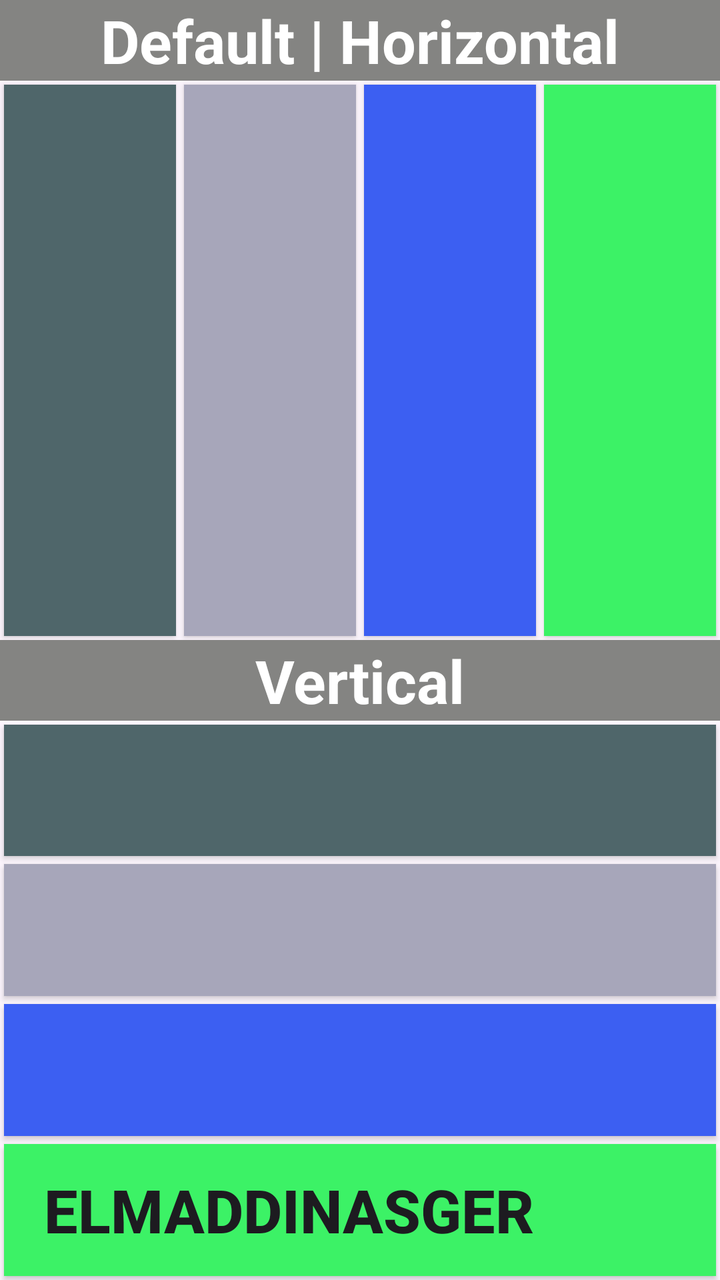
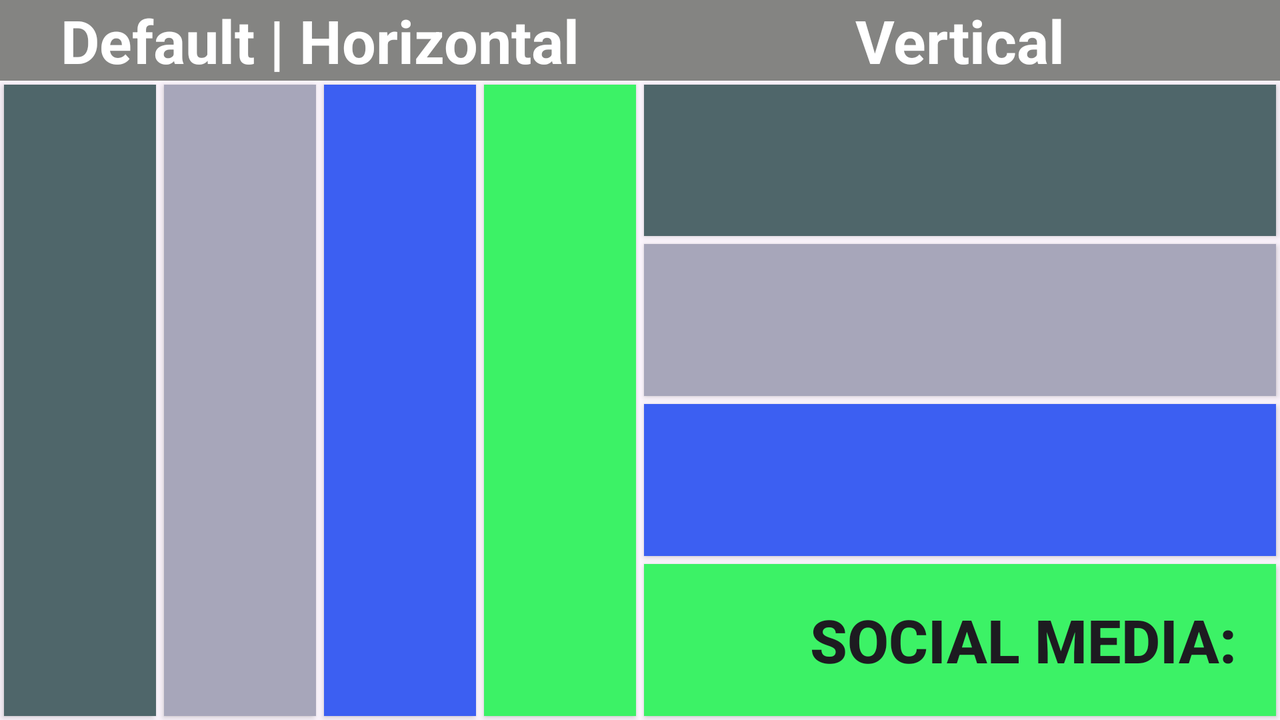

The same Android screen from two of the app's own layout files: first res/layout/ as a phone draws it, then the repository's variant for another configuration, drawn on a device whose configuration selects that folder. Both files follow.
<!-- AndroidManifest.xml: application theme Theme.AndroidForMedium -->
<!-- res/layout/activity_featured_image.xml -->
<?xml version="1.0" encoding="utf-8"?>
<LinearLayout xmlns:android="http://schemas.android.com/apk/res/android"
    android:layout_width="match_parent"
    android:layout_height="match_parent"
    android:orientation="vertical">

    <LinearLayout
        android:id="@+id/lnlLeft"
        android:layout_width="match_parent"
        android:layout_height="0dp"
        android:layout_weight="1"
        android:orientation="vertical">

        <TextView
            android:id="@+id/txtHorizontal"
            android:layout_width="match_parent"
            android:layout_height="wrap_content"
            android:text="Default | Horizontal"
            android:textAlignment="center"
            android:textColor="@color/white"
            android:textSize="30sp"
            android:textStyle="bold"
            android:background="#848482"
            />
        <LinearLayout
            android:layout_width="match_parent"
            android:layout_height="0dp"
            android:layout_weight="1"
            >
            <androidx.appcompat.widget.AppCompatButton
                android:id="@+id/firstButton"
                android:layout_width="0dp"
                android:layout_weight="1"
                android:layout_height="match_parent"
                android:background="#4F666A"
                android:layout_margin="2dp"/>

            <androidx.appcompat.widget.AppCompatButton
                android:id="@+id/secondButton"
                android:layout_width="0dp"
                android:layout_weight="1"
                android:layout_height="match_parent"
                android:background="#A7A6BA"
                android:layout_margin="2dp"/>

            <androidx.appcompat.widget.AppCompatButton
                android:id="@+id/thirdButton"
                android:layout_width="0dp"
                android:layout_weight="1"
                android:layout_height="match_parent"
                android:background="#3c5ff2"
                android:layout_margin="2dp"/>

            <androidx.appcompat.widget.AppCompatButton
                android:id="@+id/fourthButton"
                android:layout_width="0dp"
                android:layout_weight="1"
                android:layout_height="match_parent"
                android:background="#3cf266"
                android:layout_margin="2dp"/>
        </LinearLayout>

    </LinearLayout>

    <LinearLayout
        android:id="@+id/lnlRight"
        android:layout_width="match_parent"
        android:layout_height="0dp"
        android:layout_weight="1"
        android:orientation="vertical">
        <TextView
            android:id="@+id/txtVertical"
            android:layout_width="match_parent"
            android:layout_height="wrap_content"
            android:text="Vertical"
            android:textAlignment="center"
            android:textColor="@color/white"
            android:textSize="30sp"
            android:textStyle="bold"
            android:background="#848482"
            />
        <LinearLayout
            android:layout_width="match_parent"
            android:layout_height="0dp"
            android:layout_weight="1"
            android:orientation="vertical"
            >
            <androidx.appcompat.widget.AppCompatButton
                android:id="@+id/fifthButton"
                android:layout_width="match_parent"
                android:layout_height="0dp"
                android:layout_weight="1"
                android:background="#4F666A"
                android:layout_margin="2dp"/>

            <androidx.appcompat.widget.AppCompatButton
                android:id="@+id/sixthButton"
                android:layout_width="match_parent"
                android:layout_height="0dp"
                android:layout_weight="1"
                android:background="#A7A6BA"
                android:layout_margin="2dp"/>

            <androidx.appcompat.widget.AppCompatButton
                android:id="@+id/seventhButton"
                android:layout_width="match_parent"
                android:layout_height="0dp"
                android:layout_weight="1"
                android:background="#3c5ff2"
                android:layout_margin="2dp"/>

            <androidx.appcompat.widget.AppCompatButton
                android:id="@+id/eighthButton"
                android:layout_width="match_parent"
                android:layout_height="0dp"
                android:layout_weight="1"
                android:background="#3cf266"
                android:layout_margin="2dp"
                android:text="ElmaddinAsger"
                android:textStyle="bold"
                android:textAlignment="viewStart"
                android:textSize="30sp"
                android:paddingStart="20sp"/>
        </LinearLayout>
    </LinearLayout>

</LinearLayout>
<!-- resources referenced by this layout -->
<resources>
  <style name="Theme.AndroidForMedium" parent="Base.Theme.AndroidForMedium" />
  <style name="Base.Theme.AndroidForMedium" parent="Theme.Material3.DayNight.NoActionBar">
          
          
      </style>
</resources>
<!-- res/layout-land/activity_featured_image.xml (the repository's variant of the layout above) -->
<!-- drawn on the phone turned sideways -->
<?xml version="1.0" encoding="utf-8"?>
<LinearLayout xmlns:android="http://schemas.android.com/apk/res/android"
    android:layout_width="match_parent"
    android:layout_height="match_parent">
    
    <LinearLayout
        android:id="@+id/lnlLeft"
        android:layout_width="0dp"
        android:layout_height="match_parent"
        android:layout_weight="1"
        android:orientation="vertical">

        <TextView
            android:id="@+id/txtHorizontal"
            android:layout_width="match_parent"
            android:layout_height="wrap_content"
            android:text="Default | Horizontal"
            android:textAlignment="center"
            android:textColor="@color/white"
            android:textSize="30sp"
            android:textStyle="bold"
            android:background="#848482"
            />
        <LinearLayout
            android:layout_width="match_parent"
            android:layout_height="0dp"
            android:layout_weight="1"
            >
            <androidx.appcompat.widget.AppCompatButton
                android:id="@+id/firstButton"
                android:layout_width="0dp"
                android:layout_weight="1"
                android:layout_height="match_parent"
                android:background="#4F666A"
                android:layout_margin="2dp"/>

            <androidx.appcompat.widget.AppCompatButton
                android:id="@+id/secondButton"
                android:layout_width="0dp"
                android:layout_weight="1"
                android:layout_height="match_parent"
                android:background="#A7A6BA"
                android:layout_margin="2dp"/>

            <androidx.appcompat.widget.AppCompatButton
                android:id="@+id/thirdButton"
                android:layout_width="0dp"
                android:layout_weight="1"
                android:layout_height="match_parent"
                android:background="#3c5ff2"
                android:layout_margin="2dp"/>

            <androidx.appcompat.widget.AppCompatButton
                android:id="@+id/fourthButton"
                android:layout_width="0dp"
                android:layout_weight="1"
                android:layout_height="match_parent"
                android:background="#3cf266"
                android:layout_margin="2dp"/>
        </LinearLayout>

    </LinearLayout>

    <LinearLayout
        android:id="@+id/lnlRight"
        android:layout_width="0dp"
        android:layout_height="match_parent"
        android:layout_weight="1"
        android:orientation="vertical">
        <TextView
            android:id="@+id/txtVertical"
            android:layout_width="match_parent"
            android:layout_height="wrap_content"
            android:text="Vertical"
            android:textAlignment="center"
            android:textColor="@color/white"
            android:textSize="30sp"
            android:textStyle="bold"
            android:background="#848482"
            />
        <LinearLayout
            android:layout_width="match_parent"
            android:layout_height="0dp"
            android:layout_weight="1"
            android:orientation="vertical"
            >
            <androidx.appcompat.widget.AppCompatButton
                android:id="@+id/fifthButton"
                android:layout_width="match_parent"
                android:layout_height="0dp"
                android:layout_weight="1"
                android:background="#4F666A"
                android:layout_margin="2dp"/>

            <androidx.appcompat.widget.AppCompatButton
                android:id="@+id/sixthButton"
                android:layout_width="match_parent"
                android:layout_height="0dp"
                android:layout_weight="1"
                android:background="#A7A6BA"
                android:layout_margin="2dp"/>

            <androidx.appcompat.widget.AppCompatButton
                android:id="@+id/seventhButton"
                android:layout_width="match_parent"
                android:layout_height="0dp"
                android:layout_weight="1"
                android:background="#3c5ff2"
                android:layout_margin="2dp"/>

            <androidx.appcompat.widget.AppCompatButton
                android:id="@+id/eighthButton"
                android:layout_width="match_parent"
                android:layout_height="0dp"
                android:layout_weight="1"
                android:background="#3cf266"
                android:layout_margin="2dp"
                android:text="Social media:"
                android:textStyle="bold"
                android:textAlignment="viewEnd"
                android:textSize="30sp"
                android:paddingEnd="20sp"/>
        </LinearLayout>
    </LinearLayout>

</LinearLayout>
